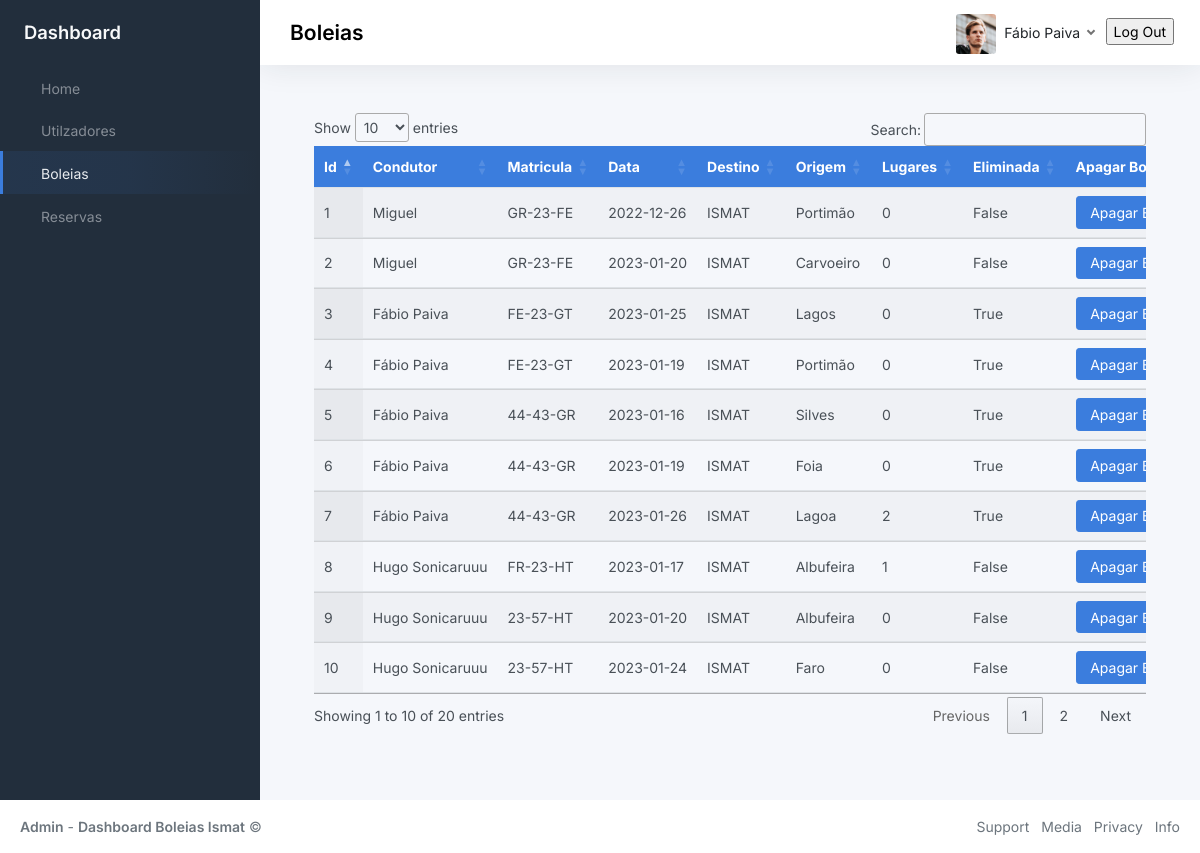
/ridePage (signed in), run on an earlier commit of the app's database.
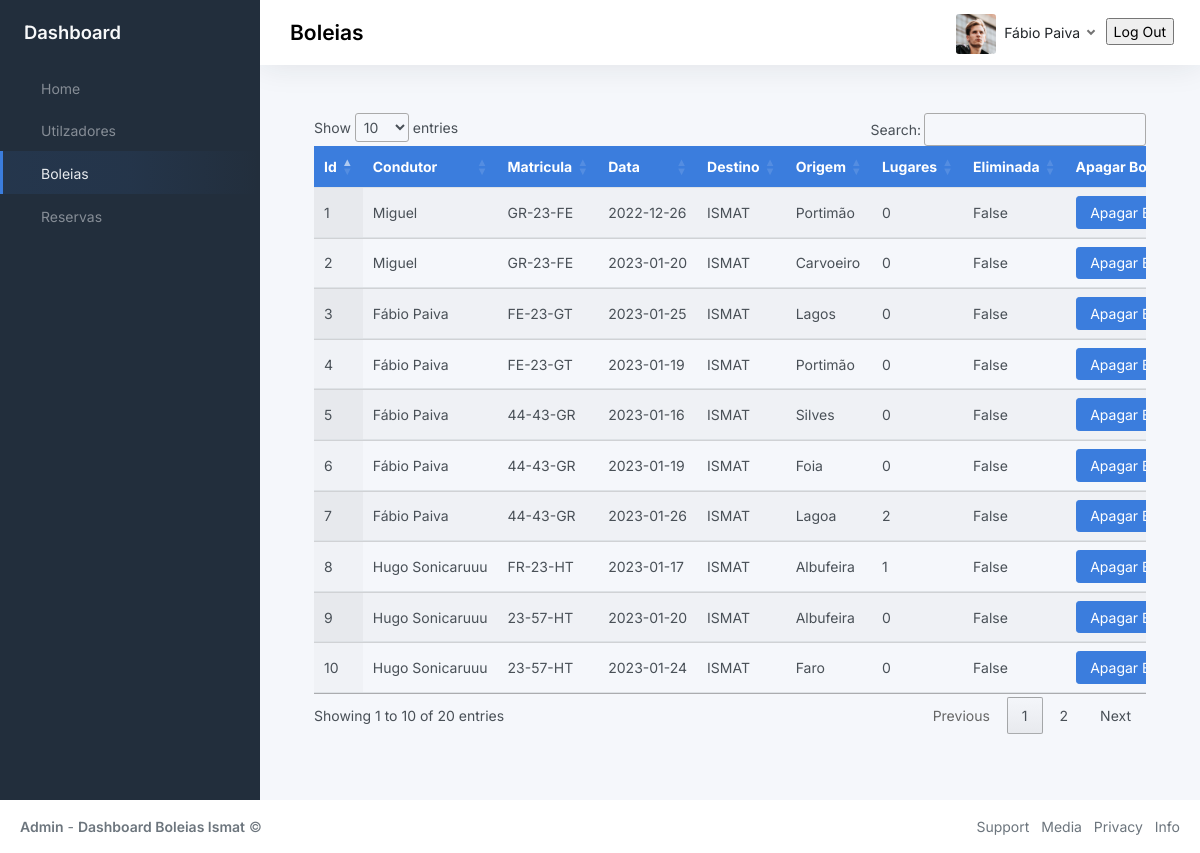
And on a later commit of the database.
### BackOffice/models.py (models this page shows, shortened)
class Ride(db.Model):
	__tablename__ = 'ride'
	__table_args__ = (db.UniqueConstraint('user_id', 'vehicle_id', 'ride_date'),)
	id = db.Column(db.Integer, primary_key=True)
	user_id = db.Column('user_id', db.ForeignKey('user.id'), nullable=False)
	user = db.relationship('User', backref='ride')
	vehicle_id = db.Column('vehicle_id', db.ForeignKey('vehicle.id'), nullable=False)
	vehicle = db.relationship('Vehicle', backref='ride')
	ride_date = db.Column(db.String(9), nullable=False)
	ride_scheduled_time = db.Column(db.String(5), nullable=False)
	local_destiny = db.Column(db.String(40), nullable=False)
	local_origin = db.Column(db.String(40), nullable=False)
	number_of_available_seats = db.Column(db.Integer(), nullable=False)
	createdAt = db.Column(db.DateTime, default=datetime.now)
	updatedAt = db.Column(db.DateTime, default=datetime.now)
	deleted = db.Column(db.Boolean(), default=False)

class User(db.Model, UserMixin):
	__tablename__ = 'user'
	id = db.Column(db.Integer, primary_key=True)
	name = db.Column(db.String(80), unique=True, nullable=False)
	student_number = db.Column(db.String(9), unique=True, nullable=False)
	phone_number = db.Column(db.Integer(), nullable=False)
	password = db.Column(db.String(60), nullable=False)
	gender = db.Column(db.String(10), nullable=False)
	registration_date = db.Column(db.DateTime, default=datetime.now)
	last_login_date = db.Column(db.DateTime, default=datetime.now)
	active = db.Column(db.Boolean())
	deleted = db.Column(db.Boolean(), default=False)

class Vehicle(db.Model):
	__tablename__ = 'vehicle'
	id = db.Column(db.Integer, primary_key=True)
	owner_id = db.Column('owner_id', db.ForeignKey('user.id'), nullable=False)
	owner = db.relationship('User', backref='vehicle')
	license_plate = db.Column(db.String(8), unique=True, nullable=False)
	color = db.Column(db.String(20), nullable=False)
	number_of_seats = db.Column(db.Integer(), nullable=False)
	vehicle_specs = db.Column(db.String(200), nullable=True)
	createdAt = db.Column(db.DateTime, default=datetime.now)
	updatedAt = db.Column(db.DateTime, default=datetime.now)
	deleted = db.Column(db.Boolean(), default=False)

### BackOffice/boleiasModule/__init__.py (the view, shortened to what this page needs)
@rideModule.route('/ridePage', methods=['GET', 'POST'])
def toRidePage():
    if current_user.is_authenticated:
        try:
            use_id = current_user.id
            activeUser =  db.session.query(User).filter(User.id==use_id).first()
            if request.method == 'GET':
                get_Ride= db.session.query(Ride, Vehicle, User).filter(Ride.user_id == User.id).filter(Ride.vehicle_id == Vehicle.id).all()
                return render_template("boleias.html", title="Login", get_Ride = get_Ride, activeUser = activeUser,)
        except Exception as e:
                    print(str(e))
    else:
        return redirect('/pages-sign-in')

### BackOffice/app.py (called while the page is built)
def create_app(config_filename):
    run = Flask(__name__)
    run.config.from_object(config_filename)
    db.init_app(run)
    bcrypt.init_app(run)
    with run.app_context():
        db.create_all()
    login_manager = LoginManager()
    login_manager.login_view = 'auth.login'
    login_manager.init_app(run)
    @login_manager.user_loader
    def load_user(user_id):
        return User.query.get(int(user_id))
    run.register_blueprint(login_module)
    run.register_blueprint(homeModule)
    run.register_blueprint(userModule)
    run.register_blueprint(rideModule)
    run.register_blueprint(reservaModule)
    run.register_blueprint(vehicleModule)
    return run

### BackOffice/templates/boleias.html (shortened to what this page needs)
{% extends 'index.html'%}
{% block navOptions %}
    <ul class="sidebar-nav">
        <li class="sidebar-item">
            <a class="sidebar-link" href="{{url_for('homeModule.toHomePage')}}">
                 <span class="align-middle">Home</span>
            </a>
        </li>
        <li class="sidebar-item ">
            <a class="sidebar-link" href="{{url_for('userModule.toUsersPage')}}">
                 <span class="align-middle">Utilzadores</span>
            </a>
        </li>
        <li class="sidebar-item active">
            <a class="sidebar-link" href="{{url_for('rideModule.toRidePage')}}">
                 <span class="align-middle">Boleias</span>
            </a>
        </li>
        <li class="sidebar-item ">
            <a class="sidebar-link" href="{{url_for('reservaModule.toReservaPage')}}">
                 <span class="align-middle">Reservas</span>
            </a>
        </li>
    </ul>
{% endblock navOptions %}
{% block page %}
<h3 class="position-absolute m-2 fw-bold text-">Boleias</h3>
{% endblock page %}
{% block profile %}
<img src="{{url_for('static', filename='img/avatars/avatar.jpg')}}" class="avatar img-fluid rounded me-1"/> <span class="text-dark">{{activeUser.name}}</span>
{% endblock profile %}
{% block content %}
<div class="container-md" id="table">
    <div class="table-responsive">
        <table class="table display nowrap" id="tabela">
            <thead class="bg-primary text-white">
                <tr>
                    <th>Id</th>
                    <th>Condutor</th>
                    <th>Matricula</th>
                    <th>Data</th>
                    <th>Destino</th>
                    <th>Origem</th>
                    <th>Lugares</th>
                    <th>Eliminada</th>
                    <th>Apagar Boleia</th>
                </tr>
            </thead>
            <tbody>
                {% for ride in get_Ride %}
                <tr>
                <td>{{ride.Ride.id}}</td>
                <td>{{ride.User.name}}</td>
                <td>{{ride.Vehicle.license_plate}}</td>
                <td>{{ride.Ride.ride_date}}</td>
                <td>{{ride.Ride.local_destiny}}</td>
                <td>{{ride.Ride.local_origin}}</td>
                <td>{{ride.Ride.number_of_available_seats}}</td>
                <td>{{ride.Ride.deleted}}</td>
                <td><button class="ApagarB btn btn-primary" id="{{ride.Ride.id}}">Apagar Boleia</button></td>
            </tr>
            {% endfor %}
            </tbody>
        </table>
    </div>
</div>
{% endblock content %}

What changed in the data, as far as the page shows it:
changed Ride "Lagos": Ride.deleted "True" → "False"
changed Ride id 4: Ride.deleted "True" → "False"
changed Ride "Silves": Ride.deleted "True" → "False"
changed Ride "Foia": Ride.deleted "True" → "False"
changed Ride "Lagoa": Ride.deleted "True" → "False"
